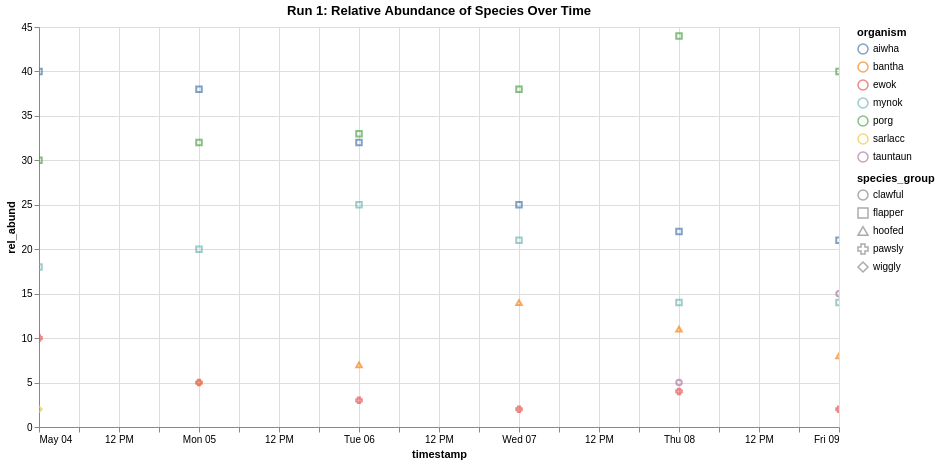

The code cell stored with this chart in its notebook:
### Markdown cell above
## Scatterplot

### Code cell
alt.Chart(df1).mark_point().encode(
    x = 'timestamp:T',
    y = 'rel_abund:Q',
    color = 'organism:N',
    shape='species_group:N',
    tooltip=['organism:N', 'species_group:N', 'rel_abund:Q', 'timestamp:O', 'run_id:N','site:N','sample_id:N']
).properties(
    title = 'Run 1: Relative Abundance of Species Over Time',
    width = 800,
    height = 400
).interactive()

### Figure 1 — Vega-Lite specification as saved in the notebook (floating-point values rounded to 4 significant figures)
{"config": {"view": {"continuousWidth": 300, "continuousHeight": 300}}, "data": {"name": "data-baa9581b6e67233f365a2ec4776f1c9d"}, "mark": {"type": "point"}, "encoding": {"color": {"field": "organism", "type": "nominal"}, "shape": {"field": "species_group", "type": "nominal"}, "tooltip": [{"field": "organism", "type": "nominal"}, {"field": "species_group", "type": "nominal"}, {"field": "rel_abund", "type": "quantitative"}, {"field": "timestamp", "type": "ordinal"}, {"field": "run_id", "type": "nominal"}, {"field": "site", "type": "nominal"}, {"field": "sample_id", "type": "nominal"}], "x": {"field": "timestamp", "type": "temporal"}, "y": {"field": "rel_abund", "type": "quantitative"}}, "height": 400, "params": [{"name": "param_24", "select": {"type": "interval", "encodings": ["x", "y"]}, "bind": "scales"}], "title": "Run 1: Relative Abundance of Species Over Time", "width": 800, "$schema": "https://vega.github.io/schema/vega-lite/v5.20.1.json", "datasets": {"data-baa9581b6e67233f365a2ec4776f1c9d": [{"site": "Takodana", "reactor": "R2D2", "run_id": 1, "sample_id": 100, "timestamp": "4-May-25", "rel_abund": 2, "organism": "sarlacc", "species_group": "wiggly"}, {"site": "Takodana", "reactor": "R2D2", "run_id": 1, "sample_id": 100, "timestamp": "4-May-25", "rel_abund": 18, "organism": "mynok", "species_group": "flapper"}, {"site": "Takodana", "reactor": "R2D2", "run_id": 1, "sample_id": 100, "timestamp": "4-May-25", "rel_abund": 40, "organism": "aiwha", "species_group": "flapper"}, {"site": "Takodana", "reactor": "R2D2", "run_id": 1, "sample_id": 100, "timestamp": "4-May-25", "rel_abund": 30, "organism": "porg", "species_group": "flapper"}, {"site": "Takodana", "reactor": "R2D2", "run_id": 1, "sample_id": 100, "timestamp": "4-May-25", "rel_abund": 10, "organism": "ewok", "species_group": "pawsly"}, {"site": "Takodana", "reactor": "R2D2", "run_id": 1, "sample_id": 101, "timestamp": "5-May-25", "rel_abund": 5, "organism": "sarlacc", "species_group": "wiggly"}, {"site": "Takodana", "reactor": "R2D2", "run_id": 1, "sample_id": 101, "timestamp": "5-May-25", "rel_abund": 20, "organism": "mynok", "species_group": "flapper"}, {"site": "Takodana", "reactor": "R2D2", "run_id": 1, "sample_id": 101, "timestamp": "5-May-25", "rel_abund": 38, "organism": "aiwha", "species_group": "flapper"}, {"site": "Takodana", "reactor": "R2D2", "run_id": 1, "sample_id": 101, "timestamp": "5-May-25", "rel_abund": 32, "organism": "porg", "species_group": "flapper"}, {"site": "Takodana", "reactor": "R2D2", "run_id": 1, "sample_id": 101, "timestamp": "5-May-25", "rel_abund": 5, "organism": "ewok", "species_group": "pawsly"}, {"site": "Takodana", "reactor": "R2D2", "run_id": 1, "sample_id": 102, "timestamp": "6-May-25", "rel_abund": 25, "organism": "mynok", "species_group": "flapper"}, {"site": "Takodana", "reactor": "R2D2", "run_id": 1, "sample_id": 102, "timestamp": "6-May-25", "rel_abund": 32, "organism": "aiwha", "species_group": "flapper"}, {"site": "Takodana", "reactor": "R2D2", "run_id": 1, "sample_id": 102, "timestamp": "6-May-25", "rel_abund": 33, "organism": "porg", "species_group": "flapper"}, {"site": "Takodana", "reactor": "R2D2", "run_id": 1, "sample_id": 102, "timestamp": "6-May-25", "rel_abund": 3, "organism": "ewok", "species_group": "pawsly"}, {"site": "Takodana", "reactor": "R2D2", "run_id": 1, "sample_id": 102, "timestamp": "6-May-25", "rel_abund": 7, "organism": "bantha", "species_group": "hoofed"}, {"site": "Takodana", "reactor": "R2D2", "run_id": 1, "sample_id": 103, "timestamp": "7-May-25", "rel_abund": 21, "organism": "mynok", "species_group": "flapper"}, {"site": "Takodana", "reactor": "R2D2", "run_id": 1, "sample_id": 103, "timestamp": "7-May-25", "rel_abund": 25, "organism": "aiwha", "species_group": "flapper"}, {"site": "Takodana", "reactor": "R2D2", "run_id": 1, "sample_id": 103, "timestamp": "7-May-25", "rel_abund": 38, "organism": "porg", "species_group": "flapper"}, {"site": "Takodana", "reactor": "R2D2", "run_id": 1, "sample_id": 103, "timestamp": "7-May-25", "rel_abund": 2, "organism": "ewok", "species_group": "pawsly"}, {"site": "Takodana", "reactor": "R2D2", "run_id": 1, "sample_id": 103, "timestamp": "7-May-25", "rel_abund": 14, "organism": "bantha", "species_group": "hoofed"}, {"site": "Takodana", "reactor": "R2D2", "run_id": 1, "sample_id": 104, "timestamp": "8-May-25", "rel_abund": 14, "organism": "mynok", "species_group": "flapper"}, {"site": "Takodana", "reactor": "R2D2", "run_id": 1, "sample_id": 104, "timestamp": "8-May-25", "rel_abund": 22, "organism": "aiwha", "species_group": "flapper"}, {"site": "Takodana", "reactor": "R2D2", "run_id": 1, "sample_id": 104, "timestamp": "8-May-25", "rel_abund": 44, "organism": "porg", "species_group": "flapper"}, {"site": "Takodana", "reactor": "R2D2", "run_id": 1, "sample_id": 104, "timestamp": "8-May-25", "rel_abund": 4, "organism": "ewok", "species_group": "pawsly"}, {"site": "Takodana", "reactor": "R2D2", "run_id": 1, "sample_id": 104, "timestamp": "8-May-25", "rel_abund": 11, "organism": "bantha", "species_group": "hoofed"}, {"site": "Takodana", "reactor": "R2D2", "run_id": 1, "sample_id": 104, "timestamp": "8-May-25", "rel_abund": 5, "organism": "tauntaun", "species_group": "clawful"}, {"site": "Takodana", "reactor": "R2D2", "run_id": 1, "sample_id": 105, "timestamp": "9-May-25", "rel_abund": 14, "organism": "mynok", "species_group": "flapper"}, {"site": "Takodana", "reactor": "R2D2", "run_id": 1, "sample_id": 105, "timestamp": "9-May-25", "rel_abund": 21, "organism": "aiwha", "species_group": "flapper"}, {"site": "Takodana", "reactor": "R2D2", "run_id": 1, "sample_id": 105, "timestamp": "9-May-25", "rel_abund": 40, "organism": "porg", "species_group": "flapper"}, {"site": "Takodana", "reactor": "R2D2", "run_id": 1, "sample_id": 105, "timestamp": "9-May-25", "rel_abund": 2, "organism": "ewok", "species_group": "pawsly"}, {"site": "Takodana", "reactor": "R2D2", "run_id": 1, "sample_id": 105, "timestamp": "9-May-25", "rel_abund": 8, "organism": "bantha", "species_group": "hoofed"}, {"site": "Takodana", "reactor": "R2D2", "run_id": 1, "sample_id": 105, "timestamp": "9-May-25", "rel_abund": 15, "organism": "tauntaun", "species_group": "clawful"}]}}
